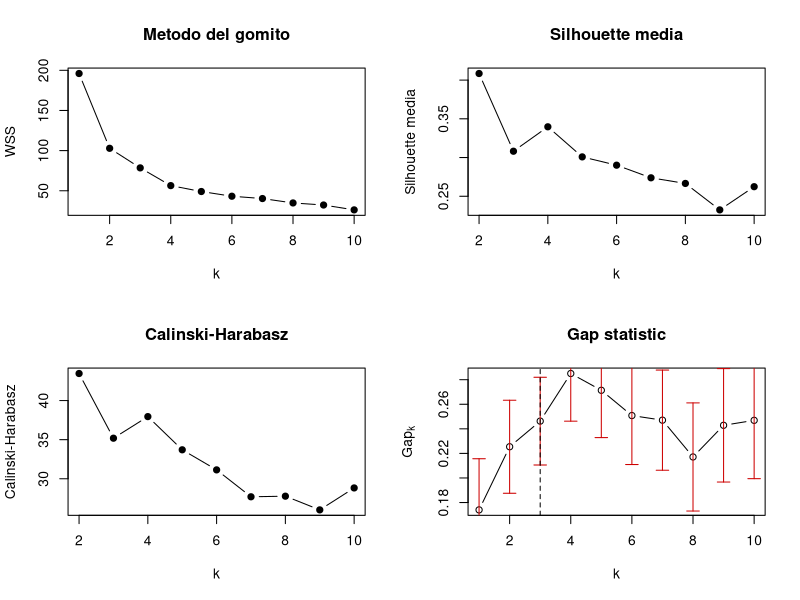
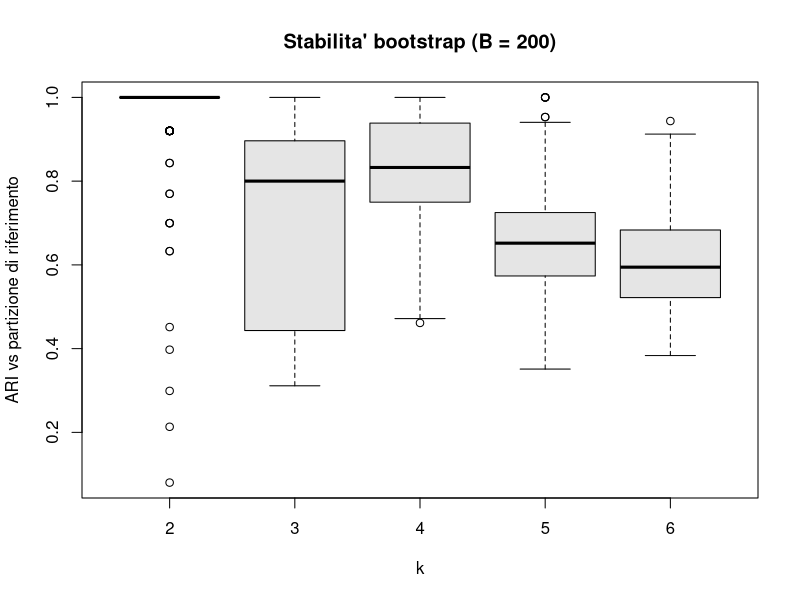
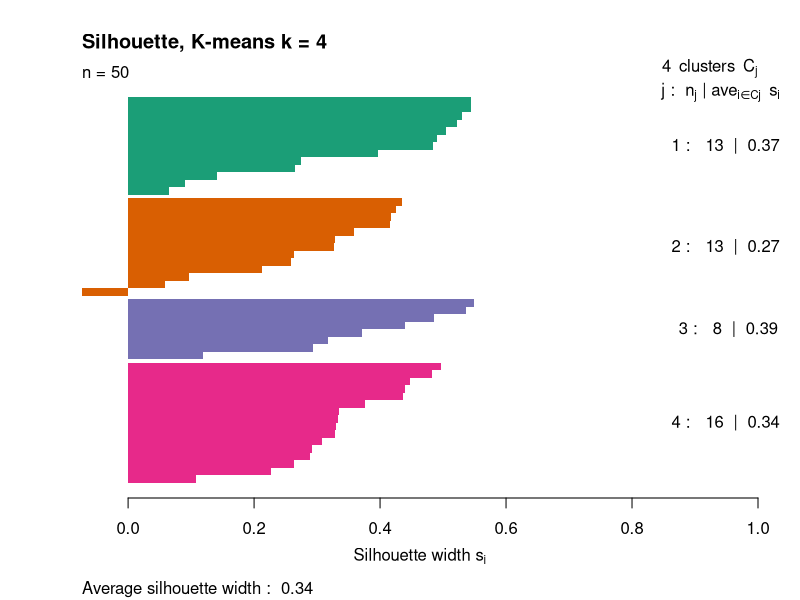
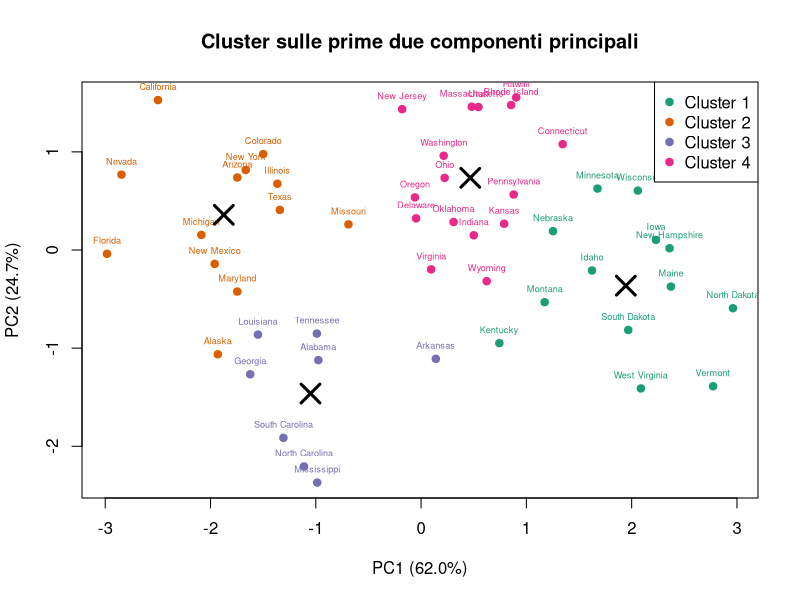
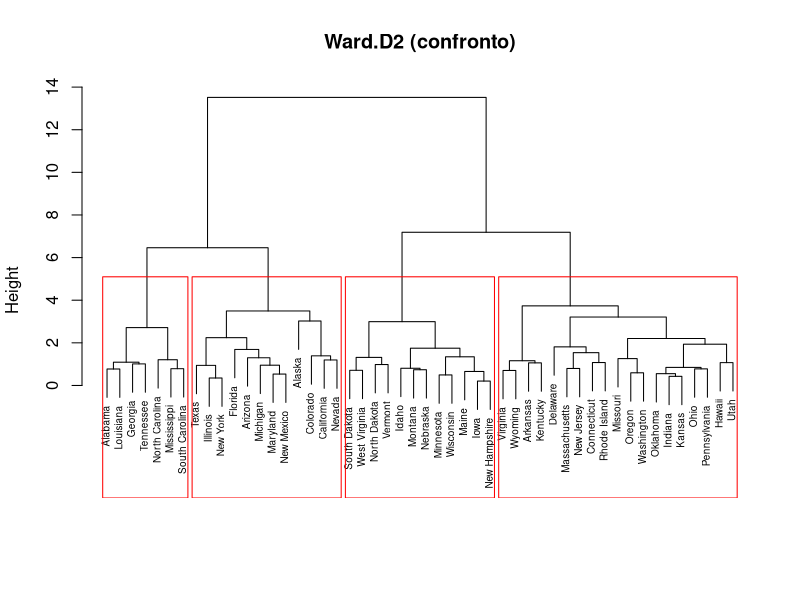

Source code (R) for these figures, in order:
# =============================================================================
# K-means su USArrests con validazione
# -----------------------------------------------------------------------------
# 1. Preparazione dati (standardizzazione)
# 2. Implementazione da zero di K-means (Lloyd + inizializzazione k-means++)
#    e confronto con stats::kmeans
# 3. Scelta di k: metodo del gomito, silhouette media, Calinski-Harabasz,
#    gap statistic
# 4. Validazione interna: silhouette, Dunn, Calinski-Harabasz, Davies-Bouldin
# 5. Validazione di stabilita': bootstrap con indice di Jaccard per cluster
#    e Adjusted Rand Index (ARI) tra partizioni
# 6. Confronto con clustering gerarchico (Ward) tramite ARI
# 7. Interpretazione: centroidi nella scala originale e grafici
#
# Dipendenze: solo R base + pacchetto 'cluster' (incluso tra i "recommended").
# Esecuzione:  Rscript kmeans_usarrests.R
# Output:      testo su console + grafici in output/kmeans_usarrests.pdf
# =============================================================================

suppressPackageStartupMessages(library(cluster))

set.seed(123)
dir.create("output", showWarnings = FALSE)

# -----------------------------------------------------------------------------
# 1. Dati
# -----------------------------------------------------------------------------
data("USArrests")
cat("== Struttura dei dati ==\n")
str(USArrests)
cat("\nValori mancanti:", sum(is.na(USArrests)), "\n")
print(summary(USArrests))

# Le variabili hanno scale molto diverse (Assault ~ centinaia, Murder ~ unita'):
# K-means usa la distanza euclidea, quindi si standardizza.
X <- scale(USArrests)

# -----------------------------------------------------------------------------
# 2. K-means implementato da zero
# -----------------------------------------------------------------------------

# Inizializzazione k-means++ (Arthur & Vassilvitskii, 2007)
kmeanspp_init <- function(X, k) {
  n <- nrow(X)
  centers <- matrix(NA_real_, k, ncol(X))
  centers[1, ] <- X[sample.int(n, 1), ]
  d2 <- rowSums((X - matrix(centers[1, ], n, ncol(X), byrow = TRUE))^2)
  if (k > 1) for (j in 2:k) {
    centers[j, ] <- X[sample.int(n, 1, prob = d2 / sum(d2)), ]
    d2 <- pmin(d2, rowSums((X - matrix(centers[j, ], n, ncol(X), byrow = TRUE))^2))
  }
  centers
}

# Distanze euclidee al quadrato fra righe di X e righe di C (n x k)
sq_dist <- function(X, C) {
  outer(rowSums(X^2), rep(1, nrow(C))) +
    outer(rep(1, nrow(X)), rowSums(C^2)) - 2 * X %*% t(C)
}

# Algoritmo di Lloyd con nstart ripartenze; restituisce la soluzione con
# minima devianza entro i gruppi (WSS)
my_kmeans <- function(X, k, nstart = 25, iter_max = 100, tol = 1e-9) {
  X <- as.matrix(X)
  best <- NULL
  for (s in seq_len(nstart)) {
    C <- kmeanspp_init(X, k)
    cl_old <- rep(0L, nrow(X))
    for (it in seq_len(iter_max)) {
      D <- sq_dist(X, C)
      cl <- max.col(-D, ties.method = "first")
      # gestione cluster vuoti: riassegna il punto piu' lontano dal suo centro
      for (j in setdiff(seq_len(k), unique(cl))) {
        far <- which.max(D[cbind(seq_len(nrow(X)), cl)])
        cl[far] <- j
      }
      C_new <- t(sapply(seq_len(k), function(j) colMeans(X[cl == j, , drop = FALSE])))
      if (k == 1) C_new <- matrix(C_new, nrow = 1)
      converged <- all(cl == cl_old) || sum((C_new - C)^2) < tol
      C <- C_new
      cl_old <- cl
      if (converged) break
    }
    wss <- sapply(seq_len(k), function(j)
      sum(sweep(X[cl == j, , drop = FALSE], 2, C[j, ])^2))
    tot <- sum(wss)
    if (is.null(best) || tot < best$tot.withinss) {
      best <- list(cluster = setNames(cl, rownames(X)), centers = C,
                   withinss = wss, tot.withinss = tot,
                   totss = sum(sweep(X, 2, colMeans(X))^2),
                   size = tabulate(cl, k), iter = it)
    }
  }
  best$betweenss <- best$totss - best$tot.withinss
  colnames(best$centers) <- colnames(X)
  best
}

# -----------------------------------------------------------------------------
# Funzioni di validazione (implementate esplicitamente)
# -----------------------------------------------------------------------------

# Adjusted Rand Index (Hubert & Arabie, 1985)
ari <- function(a, b) {
  tab <- table(a, b)
  c2 <- function(x) x * (x - 1) / 2
  sij <- sum(c2(tab)); sa <- sum(c2(rowSums(tab))); sb <- sum(c2(colSums(tab)))
  expected <- sa * sb / c2(sum(tab))
  (sij - expected) / ((sa + sb) / 2 - expected)
}

# Indice di Dunn: min distanza inter-cluster / max diametro intra-cluster
dunn_index <- function(D, cl) {
  D <- as.matrix(D); ks <- sort(unique(cl))
  diam <- max(sapply(ks, function(j) {
    idx <- which(cl == j); if (length(idx) < 2) 0 else max(D[idx, idx])
  }))
  sep <- min(combn(ks, 2, function(p) min(D[cl == p[1], cl == p[2]])))
  sep / diam
}

# Calinski-Harabasz: [B/(k-1)] / [W/(n-k)]
ch_index <- function(fit, n) {
  k <- length(fit$size)
  (fit$betweenss / (k - 1)) / (fit$tot.withinss / (n - k))
}

# Davies-Bouldin (piu' basso = meglio)
db_index <- function(X, cl, centers) {
  ks <- sort(unique(cl))
  S <- sapply(ks, function(j) {
    Xi <- X[cl == j, , drop = FALSE]
    mean(sqrt(rowSums(sweep(Xi, 2, centers[j, ])^2)))
  })
  M <- as.matrix(dist(centers))
  mean(sapply(seq_along(ks), function(i)
    max(((S[i] + S) / M[i, ])[-i])))
}

# -----------------------------------------------------------------------------
# 2b. Verifica dell'implementazione contro stats::kmeans
# -----------------------------------------------------------------------------
cat("\n== Verifica implementazione (k = 4) ==\n")
fit_my <- my_kmeans(X, 4, nstart = 25)
fit_r  <- kmeans(X, centers = 4, nstart = 25, iter.max = 100)
cat(sprintf("WSS totale  my_kmeans: %.4f   stats::kmeans: %.4f\n",
            fit_my$tot.withinss, fit_r$tot.withinss))
cat(sprintf("ARI tra le due partizioni: %.4f (1 = identiche a meno delle etichette)\n",
            ari(fit_my$cluster, fit_r$cluster)))

# -----------------------------------------------------------------------------
# 3. Scelta del numero di cluster k
# -----------------------------------------------------------------------------
cat("\n== Scelta di k ==\n")
D <- dist(X)
n <- nrow(X)
K <- 2:10
fits <- lapply(K, function(k) my_kmeans(X, k, nstart = 25))
wss_all <- c(my_kmeans(X, 1, nstart = 1)$tot.withinss,
             sapply(fits, `[[`, "tot.withinss"))
crit <- data.frame(
  k          = K,
  WSS        = sapply(fits, `[[`, "tot.withinss"),
  Silhouette = sapply(fits, function(f) mean(silhouette(f$cluster, D)[, 3])),
  CH         = sapply(fits, ch_index, n = n),
  DB         = sapply(fits, function(f) db_index(X, f$cluster, f$centers)),
  Dunn       = sapply(fits, function(f) dunn_index(D, f$cluster))
)
print(round(crit, 4), row.names = FALSE)

# Gap statistic (Tibshirani, Walther & Hastie, 2001), B = 100 riferimenti uniformi
gap <- clusGap(X, FUNcluster = function(x, k) list(cluster = my_kmeans(x, k, nstart = 10)$cluster),
               K.max = 10, B = 100, verbose = FALSE)
k_gap <- maxSE(gap$Tab[, "gap"], gap$Tab[, "SE.sim"], method = "firstSEmax")

votes <- c(
  Silhouette = crit$k[which.max(crit$Silhouette)],
  CH         = crit$k[which.max(crit$CH)],
  DB         = crit$k[which.min(crit$DB)],
  Dunn       = crit$k[which.max(crit$Dunn)],
  Gap        = k_gap
)
cat("\nk suggerito da ciascun criterio:\n"); print(votes)
cat("\nNota: i criteri non sono necessariamente concordi; la scelta finale\n",
    "combina indici, stabilita' e interpretabilita'.\n", sep = "")

# -----------------------------------------------------------------------------
# 4. Validazione di stabilita' via bootstrap
# -----------------------------------------------------------------------------
# Per ogni replica bootstrap si riesegue K-means sul campione e si assegna
# OGNI osservazione originale al centroide bootstrap piu' vicino; si confronta
# con la partizione di riferimento tramite ARI e, cluster per cluster, con il
# massimo indice di Jaccard (approccio analogo a fpc::clusterboot, Hennig 2007).
boot_stability <- function(X, k, B = 200) {
  ref <- my_kmeans(X, k, nstart = 25)
  ari_b <- numeric(B)
  jac <- matrix(NA_real_, B, k)
  for (b in seq_len(B)) {
    idx <- sample.int(nrow(X), replace = TRUE)
    fb <- my_kmeans(X[idx, ], k, nstart = 10)
    cl_b <- max.col(-sq_dist(X, fb$centers), ties.method = "first")
    ari_b[b] <- ari(ref$cluster, cl_b)
    jac[b, ] <- sapply(seq_len(k), function(j) {
      A <- ref$cluster == j
      max(sapply(seq_len(k), function(h) {
        Bh <- cl_b == h; sum(A & Bh) / sum(A | Bh)
      }))
    })
  }
  list(ari = ari_b, jaccard = jac)
}

cat("\n== Stabilita' bootstrap (B = 200) ==\n")
stab <- lapply(2:6, function(k) boot_stability(X, k, B = 200))
stab_tab <- data.frame(
  k            = 2:6,
  ARI_medio    = sapply(stab, function(s) mean(s$ari)),
  ARI_sd       = sapply(stab, function(s) sd(s$ari)),
  Jaccard_min  = sapply(stab, function(s) min(colMeans(s$jaccard)))
)
print(round(stab_tab, 3), row.names = FALSE)
cat("Riferimento (Hennig 2007): Jaccard medio < 0.5 cluster 'dissolto',\n",
    ">= 0.75 cluster stabile, >= 0.85 altamente stabile.\n", sep = "")

# -----------------------------------------------------------------------------
# 5. Modello finale
# -----------------------------------------------------------------------------
# k = 4: per silhouette e CH e' secondo solo a k = 2, e' stabile al bootstrap
# (Jaccard >= 0.85 per tutti i cluster) e piu' interpretabile. Modificabile qui.
k_final <- 4
final <- my_kmeans(X, k_final, nstart = 50)

cat(sprintf("\n== Modello finale: k = %d ==\n", k_final))
cat("Dimensioni cluster:", final$size, "\n")
cat(sprintf("Devianza spiegata (BSS/TSS): %.1f%%\n", 100 * final$betweenss / final$totss))

sil <- silhouette(final$cluster, D)
cat(sprintf("Silhouette media: %.3f\n", mean(sil[, 3])))
cat("Silhouette media per cluster:\n")
print(round(tapply(sil[, 3], sil[, 1], mean), 3))
neg <- rownames(X)[sil[, 3] < 0]
cat("Stati con silhouette negativa (probabilmente mal assegnati):",
    if (length(neg)) paste(neg, collapse = ", ") else "nessuno", "\n")

cat(sprintf("Dunn: %.3f   CH: %.2f   DB: %.3f\n",
            dunn_index(D, final$cluster), ch_index(final, n),
            db_index(X, final$cluster, final$centers)))

js <- colMeans(stab[[k_final - 1]]$jaccard)
cat("Jaccard medio bootstrap per cluster:", round(js, 3), "\n")

# Centroidi riportati nella scala originale
centers_orig <- sweep(sweep(final$centers, 2, attr(X, "scaled:scale"), `*`),
                      2, attr(X, "scaled:center"), `+`)
cat("\nCentroidi (scala originale):\n")
print(round(centers_orig, 2))

cat("\nAssegnazione degli stati:\n")
for (j in seq_len(k_final))
  cat(sprintf("Cluster %d (%d): %s\n", j, final$size[j],
              paste(names(final$cluster)[final$cluster == j], collapse = ", ")))

# -----------------------------------------------------------------------------
# 6. Confronto con clustering gerarchico di Ward
# -----------------------------------------------------------------------------
hc <- hclust(D, method = "ward.D2")
cl_hc <- cutree(hc, k_final)
cat(sprintf("\nARI K-means vs Ward (k = %d): %.3f\n", k_final, ari(final$cluster, cl_hc)))
print(table(KMeans = final$cluster, Ward = cl_hc))

# -----------------------------------------------------------------------------
# 7. Grafici
# -----------------------------------------------------------------------------
pdf("output/kmeans_usarrests.pdf", width = 10, height = 7)
pal <- c("#1b9e77", "#d95f02", "#7570b3", "#e7298a", "#66a61e",
         "#e6ab02", "#a6761d", "#666666", "#1f78b4", "#b2df8a")

op <- par(mfrow = c(2, 2))
plot(1:10, wss_all, type = "b", pch = 19, xlab = "k", ylab = "WSS",
     main = "Metodo del gomito")
plot(crit$k, crit$Silhouette, type = "b", pch = 19, xlab = "k",
     ylab = "Silhouette media", main = "Silhouette media")
plot(crit$k, crit$CH, type = "b", pch = 19, xlab = "k",
     ylab = "Calinski-Harabasz", main = "Calinski-Harabasz")
plot(gap, main = "Gap statistic", xlab = "k")
abline(v = k_gap, lty = 2)
par(op)

boxplot(lapply(stab, `[[`, "ari"), names = 2:6, xlab = "k",
        ylab = "ARI vs partizione di riferimento",
        main = "Stabilita' bootstrap (B = 200)", col = "grey90")

plot(sil, col = pal[1:k_final], border = NA,
     main = sprintf("Silhouette, K-means k = %d", k_final))

pc <- prcomp(X)
ve <- 100 * pc$sdev^2 / sum(pc$sdev^2)
plot(pc$x[, 1:2], col = pal[final$cluster], pch = 19,
     xlab = sprintf("PC1 (%.1f%%)", ve[1]), ylab = sprintf("PC2 (%.1f%%)", ve[2]),
     main = "Cluster sulle prime due componenti principali")
text(pc$x[, 1:2], labels = rownames(X), pos = 3, cex = 0.55, col = pal[final$cluster])
points(sweep(final$centers, 2, pc$center) %*% pc$rotation[, 1:2], pch = 4, cex = 2.5, lwd = 3)
legend("topright", legend = paste("Cluster", 1:k_final), col = pal[1:k_final], pch = 19)

plot(hc, cex = 0.6, main = "Ward.D2 (confronto)", xlab = "", sub = "")
rect.hclust(hc, k = k_final, border = "red")
invisible(dev.off())

cat("\nGrafici salvati in output/kmeans_usarrests.pdf\n")
sessionInfo()$R.version$version.string |> cat("\n")
